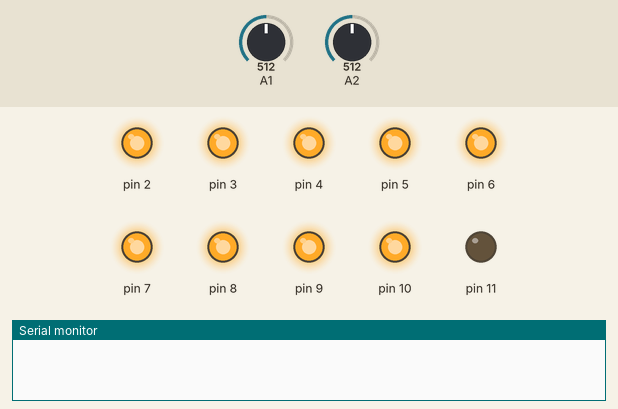
Recording of a sketch running on a simulated Arduino Uno, built with avr-gcc and run on an emulated ATmega328P. Shown: output pins drawn as LEDs (lit = HIGH), the last lines printed to the serial monitor. Inputs (shaded band) come from the test bench; at power-on: A1 = 512, A2 = 512. Random numbers use the default seed unless the sketch sets one.

Above: at 0.1 s.
At 1.6 s:
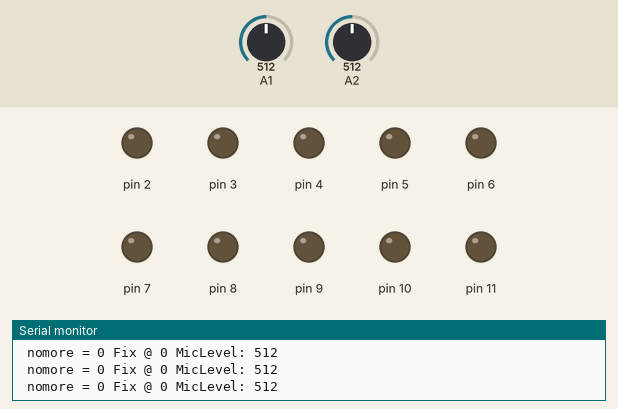
1.7 s: A1 set to 378
4.7 s: A1 set to 352
At 9.3 s:
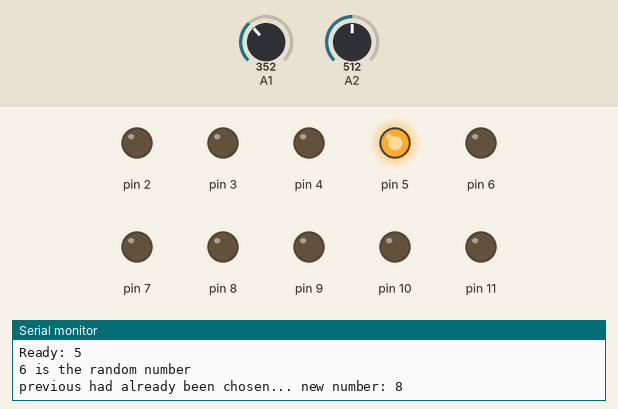
Timing chart, 0 to 22.5 s (numbered marks = the images above; inputs shaded):
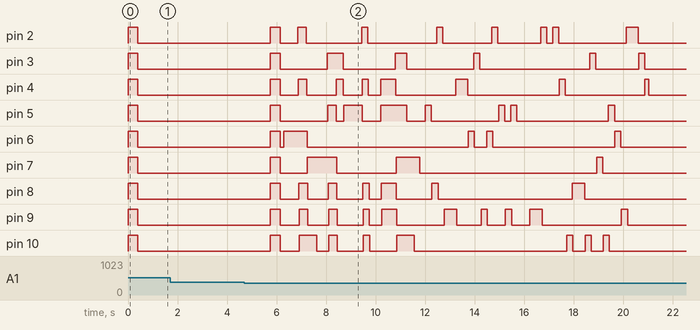

Measured:
- the behaviour switches between 361 and 360 on A1 (found by bisection; images 1 and 2)

The sketch:

VoiceYourOpinion_double.ino
```cpp
int recording[200];
int micLevel = 0;
int nomore = 0;
int ending = 0;
int LEDL = 0;
int LEDS = 0;
int avail[9];
int randy = 0;
int pin = 0;
int out = 0;
int fix = 0;
int ready = 1;
int readyornot = 0;
int resist = 0;

/* This program waits until a certian mic level is reached, record the levels of speech for
 * a maximum of 10 seconds, and then flash random LEDs at the same levels of the recording...
 * It's fixed now ;) This is my first real project, I guess. This should get me a fine art GCSE! Anyway:
 * Writer: terrabyte_aura
 * Project: Voice Your Opinion.
 */

void setup() {
  pinMode(2, OUTPUT);
  Serial.begin(9600);
  pinMode(3, OUTPUT);
  pinMode(4, OUTPUT);
  pinMode(5, OUTPUT);
  pinMode(6, OUTPUT);
  pinMode(7, OUTPUT);
  pinMode(8, OUTPUT);
  pinMode(9, OUTPUT);
  pinMode(10, OUTPUT);
  pinMode(11, OUTPUT);
  randomSeed(analogRead(0));
  avail[0] = 1;
  avail[1] = 1;
  avail[2] = 1;
  avail[3] = 1;
  avail[4] = 1;
  avail[5] = 1;
  avail[6] = 1;
  avail[7] = 1;
  avail[8] = 1;
  digitalWrite(2, HIGH);
  digitalWrite(3, HIGH);
  digitalWrite(4, HIGH);
  digitalWrite(5, HIGH);
  digitalWrite(6, HIGH);
  digitalWrite(7, HIGH);
  digitalWrite(8, HIGH);
  digitalWrite(9, HIGH);
  digitalWrite(10, HIGH);
  delay(400);
  digitalWrite(2, LOW);
  digitalWrite(3, LOW);
  digitalWrite(4, LOW);
  digitalWrite(5, LOW);
  digitalWrite(6, LOW);
  digitalWrite(7, LOW);
  digitalWrite(8, LOW);
  digitalWrite(9, LOW);
  digitalWrite(10, LOW);
}

void loop() {
  while(micLevel <= 360) { //waits for mic to be at a good level (<=360)
    micLevel = analogRead(1);
    resist = analogRead(2);
    if(resist > 1000) {
      micLevel = micLevel + 15;
    }
    Serial.print("Mic @ ");
    Serial.print(micLevel);
    Serial.println(" Not loud enough... (if last view of message, ignore)");
    delay(100);
  }
  for(int y = 0; y < 200; y++) {
    micLevel = analogRead(1);
    resist = analogRead(2);
    if(resist > 1000) {
      micLevel = micLevel + 15;
    }
    recording[y] = micLevel;  //records the level of the microphone in the array
    Serial.print(" MicLevel: ");
    Serial.println(micLevel);
    if(micLevel <= 360) {
      nomore = nomore + 1;
      Serial.print("nomore = ");
      Serial.print(nomore);
      if(nomore == 10) {
        fix = y;
        y = 200;  //if a low level is recorded for 2 seconds, it will terminate the recording
      }
    }
    else {
      nomore = 0;
      Serial.print(" nomore = 0"); //resets the counter for low level...
    }
    delay(100);
    Serial.print(" Fix @ ");
    Serial.print(fix);
    if(fix > 0) {
      ending = fix;
      Serial.println(" Recording End Reached");
      fix = 0;
    }
  }
  Serial.println("FLASH!");
  digitalWrite(2, HIGH);
  digitalWrite(3, HIGH);
  digitalWrite(4, HIGH);
  digitalWrite(5, HIGH);
  digitalWrite(6, HIGH);
  digitalWrite(7, HIGH);
  digitalWrite(8, HIGH);
  digitalWrite(9, HIGH);
  digitalWrite(10, HIGH);
  delay(400);
  digitalWrite(2, LOW);
  digitalWrite(3, LOW);
  digitalWrite(4, LOW);
  digitalWrite(5, LOW);
  digitalWrite(6, LOW);
  digitalWrite(7, LOW);
  digitalWrite(8, LOW);
  digitalWrite(9, LOW);
  digitalWrite(10, LOW);
  Serial.println("Playback...");
  for(int z = 0; z < ending; z++) {
    Serial.print(recording[z]);
    Serial.print(" ending:");
    Serial.print(ending);
    LEDL = recording[z];
    Serial.print(" Position:");
    Serial.println(z);
    if(LEDL <= 380) { //this takes the level at frame z and turns it into a number of LEDs
      LEDS = 1;
    }
    if(LEDL > 380 && LEDL <= 411) {
      LEDS = 2;
    }
    if(LEDL > 411 && LEDL <= 442) {
      LEDS = 3;
    }
    if(LEDL > 442 && LEDL <= 473) {
      LEDS = 4;
    }
    if(LEDL > 473 && LEDL <= 504) {
      LEDS = 5;
    }
    if(LEDL > 504 && LEDL <= 535) {
      LEDS = 6;
    }
    if(LEDL > 535 && LEDL <= 566) {
      LEDS = 7;
    }
    if(LEDL > 566 && LEDL <= 870) {
      LEDS = 8;
    }
    if(LEDL > 870) {
      LEDS = 9;
    }
    Serial.print(LEDS);
    Serial.println(" is the number of LEDS to be on...");
    while(readyornot == 0) {
      out = 0;
      randy = random(0, 10);
      Serial.print(randy); //this chooses which LEDs will NOT be turned on...
      Serial.println(" is the random number");
      out = 0;
      while(out < 1) {
        if(avail[randy] == 0) { //this checks to see if the number's already been chosen
          randy = random(0, 10);
          Serial.print("previous had already been chosen... new number: ");
          Serial.println(randy);
        }
        else {
          avail[randy] = 0;
          Serial.print(randy);
          Serial.println(" activated");
          out = 1;
          ready = ready + 1;
          Serial.print("Ready: ");
          Serial.println(ready);
        }
        if(ready > LEDS) {
          Serial.println("READY");
          readyornot = 1;
        }
      }
    }
    ready = 1;
    readyornot = 0;
    out = 0;
    for(int p = 0; p < 9; p++) {
      pin = p + 2;
      if(avail[p] == 1) { //this writes to the LEDs
        digitalWrite(pin, LOW);
        Serial.print("LOW- ");
        Serial.println(pin);
      }
      else {
        digitalWrite(pin, HIGH);
        Serial.print("HIGH- ");
        Serial.println(pin);
        avail[p] = 1;
      }
    }
    delay(100);  //this delays the whole script
    nomore = 0;
    Serial.println("nomore reset");
  }
  for(int q = 0; q < 9; q++) {
    pin = q + 2;
    digitalWrite(pin, LOW);
  }
  Serial.println("CLEAR");
}
```
